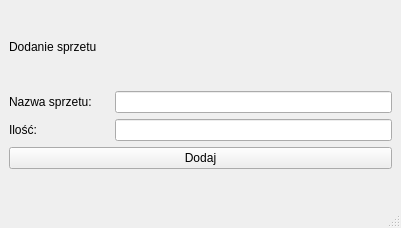
<?xml version="1.0" encoding="UTF-8"?>
<ui version="4.0">
 <class>MainWindow</class>
 <widget class="QMainWindow" name="MainWindow">
  <property name="geometry">
   <rect>
    <x>0</x>
    <y>0</y>
    <width>401</width>
    <height>228</height>
   </rect>
  </property>
  <property name="windowTitle">
   <string>MainWindow</string>
  </property>
  <widget class="QWidget" name="centralwidget">
   <layout class="QVBoxLayout" name="verticalLayout_2">
    <item>
     <widget class="QLabel" name="label">
      <property name="maximumSize">
       <size>
        <width>120</width>
        <height>20</height>
       </size>
      </property>
      <property name="text">
       <string>Dodanie sprzetu</string>
      </property>
     </widget>
    </item>
    <item>
     <layout class="QVBoxLayout" name="verticalLayout">
      <item>
       <layout class="QHBoxLayout" name="horizontalLayout">
        <item>
         <widget class="QLabel" name="label_2">
          <property name="minimumSize">
           <size>
            <width>100</width>
            <height>0</height>
           </size>
          </property>
          <property name="text">
           <string>Nazwa sprzetu: </string>
          </property>
         </widget>
        </item>
        <item>
         <widget class="QLineEdit" name="lineEdit"/>
        </item>
       </layout>
      </item>
      <item>
       <layout class="QHBoxLayout" name="horizontalLayout_2">
        <item>
         <widget class="QLabel" name="label_3">
          <property name="minimumSize">
           <size>
            <width>100</width>
            <height>0</height>
           </size>
          </property>
          <property name="maximumSize">
           <size>
            <width>220</width>
            <height>16777215</height>
           </size>
          </property>
          <property name="text">
           <string>Ilość: </string>
          </property>
         </widget>
        </item>
        <item>
         <widget class="QLineEdit" name="lineEdit_2"/>
        </item>
       </layout>
      </item>
      <item>
       <widget class="QPushButton" name="pushButton">
        <property name="text">
         <string>Dodaj</string>
        </property>
       </widget>
      </item>
     </layout>
    </item>
   </layout>
  </widget>
  <widget class="QStatusBar" name="statusbar"/>
 </widget>
 <resources/>
 <connections/>
</ui>
